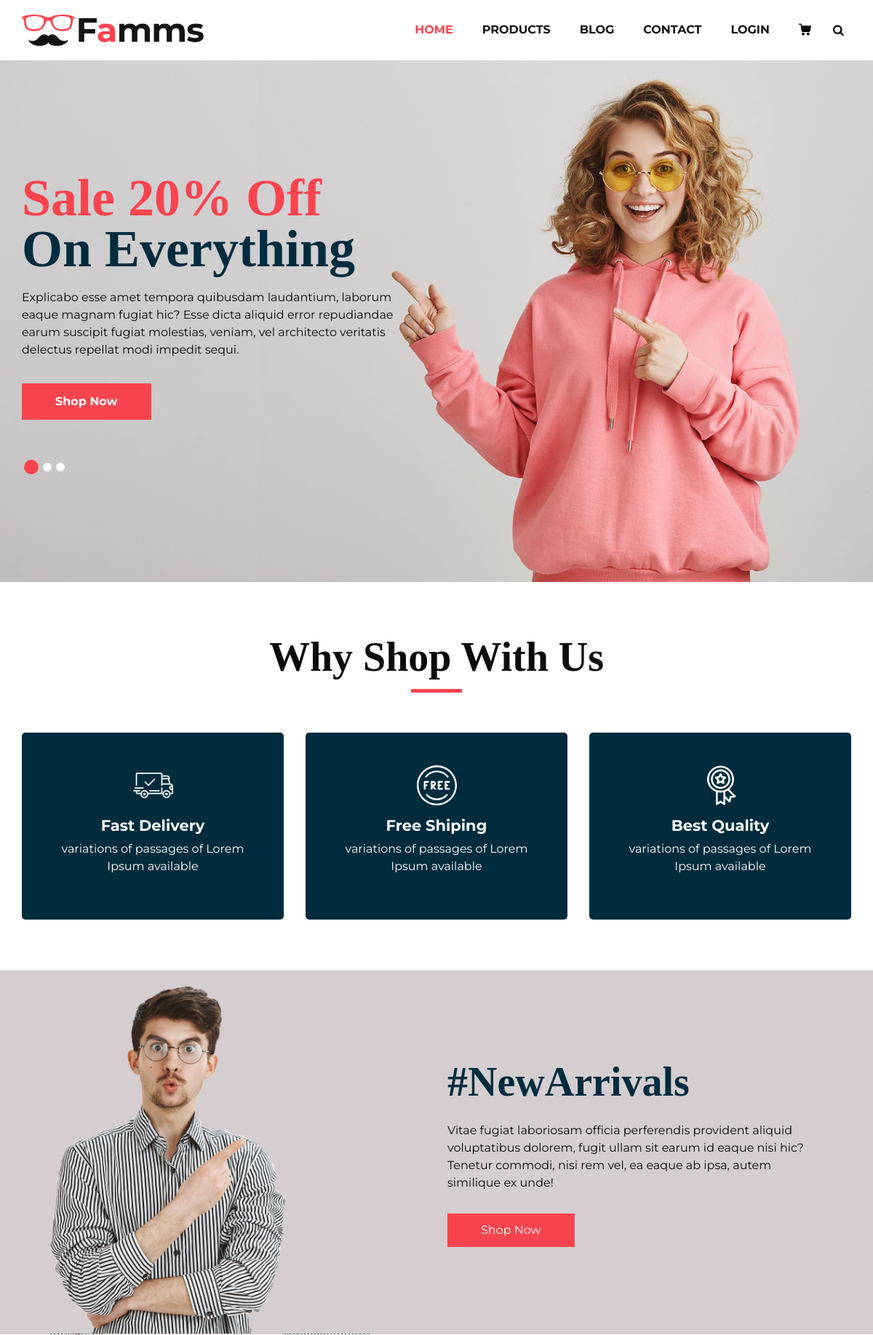
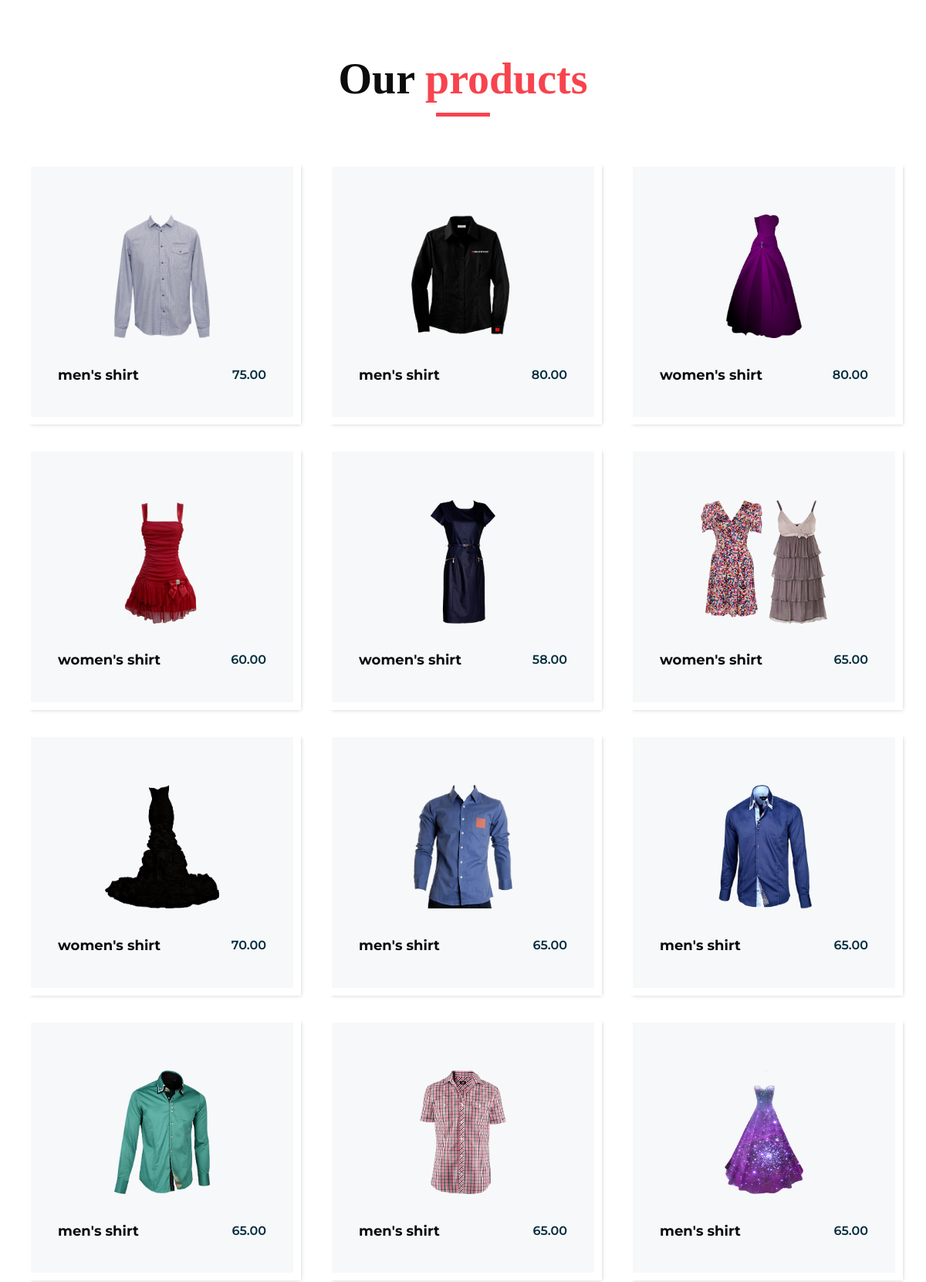
The app's page /home.php (upper part) with its own data (2 pictures, top to bottom).
### tables this page shows
CREATE TABLE IF NOT EXISTS `product` (
  `id` int NOT NULL AUTO_INCREMENT,
  `name` varchar(100) DEFAULT NULL,
  `price` decimal(10,2) DEFAULT NULL,
  `image` varchar(255) DEFAULT NULL,
  PRIMARY KEY (`id`)
);

### home.php (the view, shortened to what this page needs)
<?php
include("includes/header.php")
?>
         <section class="slider_section ">
            <div class="slider_bg_box">
               <img src="images/slider-bg.jpg" alt="">
            </div>
            <div id="customCarousel1" class="carousel slide" data-ride="carousel">
               <div class="carousel-inner">
                  <div class="carousel-item active">
                     <div class="container ">
                        <div class="row">
                           <div class="col-md-7 col-lg-6 ">
                              <div class="detail-box">
                                 <h1>
                                    <span>
                                    Sale 20% Off
                                    </span>
                                    <br>
                                    On Everything
                                 </h1>
                                 <p>
                                    Explicabo esse amet tempora quibusdam laudantium, laborum eaque magnam fugiat hic? Esse dicta aliquid error repudiandae earum suscipit fugiat molestias, veniam, vel architecto veritatis delectus repellat modi impedit sequi.
                                 </p>
                                 <div class="btn-box">
                                    <a href="" class="btn1">
                                    Shop Now
                                    </a>
                                 </div>
                              </div>
                           </div>
                        </div>
                     </div>
                  </div>
               </div>
               <div class="container">
                  <ol class="carousel-indicators">
                     <li data-target="#customCarousel1" data-slide-to="0" class="active"></li>
                     <li data-target="#customCarousel1" data-slide-to="1"></li>
                     <li data-target="#customCarousel1" data-slide-to="2"></li>
                  </ol>
               </div>
            </div>
         </section>
      </div>
      <section class="why_section layout_padding">
         <div class="container">
            <div class="heading_container heading_center">
               <h2>
                  Why Shop With Us
               </h2>
            </div>
            <div class="row">
               <div class="col-md-4">
                  <div class="box ">
                     <div class="img-box">
                     </div>
                     <div class="detail-box">
                        <h5>
                           Fast Delivery
                        </h5>
                        <p>
                           variations of passages of Lorem Ipsum available
                        </p>
                     </div>
                  </div>
               </div>
               <div class="col-md-4">
                  <div class="box ">
                     <div class="img-box">
                     </div>
                     <div class="detail-box">
                        <h5>
                           Free Shiping
                        </h5>
                        <p>
                           variations of passages of Lorem Ipsum available
                        </p>
                     </div>
                  </div>
               </div>
               <div class="col-md-4">
                  <div class="box ">
                     <div class="img-box">
                     </div>
                     <div class="detail-box">
                        <h5>
                           Best Quality
                        </h5>
                        <p>
                           variations of passages of Lorem Ipsum available
                        </p>
                     </div>
                  </div>
               </div>
            </div>
         </div>
      </section>
      <section class="arrival_section">
         <div class="container">
            <div class="box">
               <div class="arrival_bg_box">
                  <img src="images/arrival-bg.png" alt="">
               </div>
               <div class="row">
                  <div class="col-md-6 ml-auto">
                     <div class="heading_container remove_line_bt">
                        <h2>
                           #NewArrivals
                        </h2>
                     </div>
                     <p style="margin-top: 20px;margin-bottom: 30px;">
                        Vitae fugiat laboriosam officia perferendis provident aliquid voluptatibus dolorem, fugit ullam sit earum id eaque nisi hic? Tenetur commodi, nisi rem vel, ea eaque ab ipsa, autem similique ex unde!
                     </p>
                     <a href="">
                     Shop Now
                     </a>
                  </div>
               </div>
            </div>
         </div>
      </section>
      <section class="product_section layout_padding">
         <div class="container">
            <div class="heading_container heading_center">
               <h2>
                  Our <span>products</span>
               </h2>
            </div>
                <?php
include('includes/db.php');
$query = "select * from product";
$result = mysqli_query($conn, $query);
               ?>
            <div class="row">
           <?php
           while($row = mysqli_fetch_assoc($result)){
echo'
<div class="col-sm-6 col-md-4 col-lg-4">
                  <div class="box">
                     <div class="option_container">
                        <div class="options">
                           <a href="product-deatil.php?id=' . $row['id'] .' "  class="option1">
                         '. $row['name'] .'
                           </a>
                            <a href="buy.php?id=' . $row['id'] .' "  class="option2">
                         buy now
                           </a>
                        </div>
                     </div>
                     <div class="img-box">
                        <img src=" images/'.$row['image'] .'" alt="">
                     </div>
                     <div class="detail-box">
                        <h5>
                           '.$row['name'] .'
                        </h5>
                        <h6>
                           '.$row['price'] .'
                        </h6>
                     </div>
                  </div>
               </div>
';
           }
           ?>
            </div>
         </div>
      </section>
<?php
include("includes/footer.php")
?>

### includes/header.php (shortened to what this page needs)
<!DOCTYPE html>
<html>
   <head>
      <link rel="stylesheet" type="text/css" href="css/bootstrap.css" />
      <link href="css/font-awesome.min.css" rel="stylesheet" />
      <link href="css/style.css" rel="stylesheet" />
      <link href="css/responsive.css" rel="stylesheet" />
   </head>
   <body>
      <div class="hero_area">
         <header class="header_section">
            <div class="container">
               <nav class="navbar navbar-expand-lg custom_nav-container ">
                  <a class="navbar-brand" href="index.html"><img width="250" src="images/logo.png" alt="#" /></a>
                  <div class="collapse navbar-collapse" id="navbarSupportedContent">
                     <ul class="navbar-nav">
                        <li class="nav-item active">
                           <a class="nav-link" href="index.php">Home <span class="sr-only">(current)</span></a>
                        </li>
                        <li class="nav-item">
                           <a class="nav-link" href="product.php">Products</a>
                        </li>
                        <li class="nav-item">
                           <a class="nav-link" href="blog.php">Blog</a>
                        </li>
                        <li class="nav-item">
                           <a class="nav-link" href="contact.php">Contact</a>
                        </li>
                        <li class="nav-item">
                           <a class="nav-link" href="login.php">Login</a>
                        </li>
                        <li class="nav-item">
                           <a class="nav-link" href="#">
                           </a>
                        </li>
                        <form class="form-inline">
                           <button class="btn  my-2 my-sm-0 nav_search-btn" type="submit">
                           <i class="fa fa-search" aria-hidden="true"></i>
                           </button>
                        </form>
                     </ul>
                  </div>
               </nav>
            </div>
         </header>

### includes/footer.php (shortened to what this page needs)
   </body>
</html>

### css/responsive.css (style rules this page uses)
@media (min-width: 1200px) { .container { max-width: 1170px; } }

### records on screen
product: image (picture), name "men's shirt", price "75.00"
product: image (picture), name "men's shirt", price "80.00"
product: image (picture), name "women's shirt", price "80.00"
product: image (picture), name "women's shirt", price "60.00"
product: image (picture), name "women's shirt", price "58.00"
product: image (picture), name "women's shirt", price "65.00"
product: image (picture), name "women's shirt", price "70.00"
product: image (picture), name "men's shirt", price "65.00"
product: image (picture), name "men's shirt", price "65.00"
product: image (picture), name "men's shirt", price "65.00"
product: image (picture), name "men's shirt", price "65.00"
product: image (picture), name "men's shirt", price "65.00"
